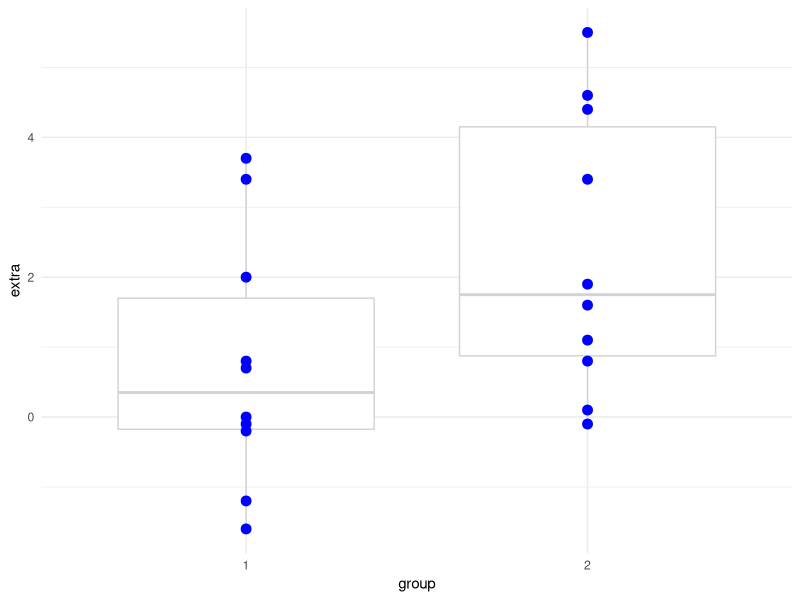
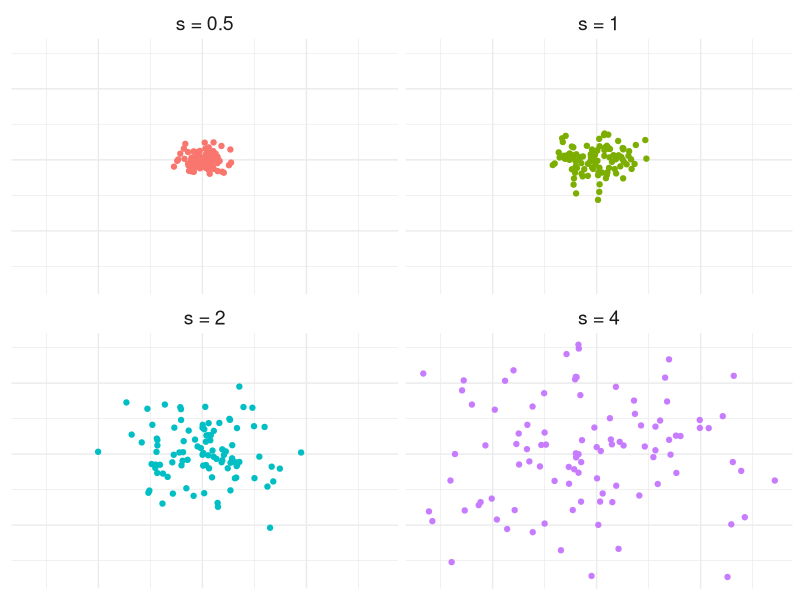
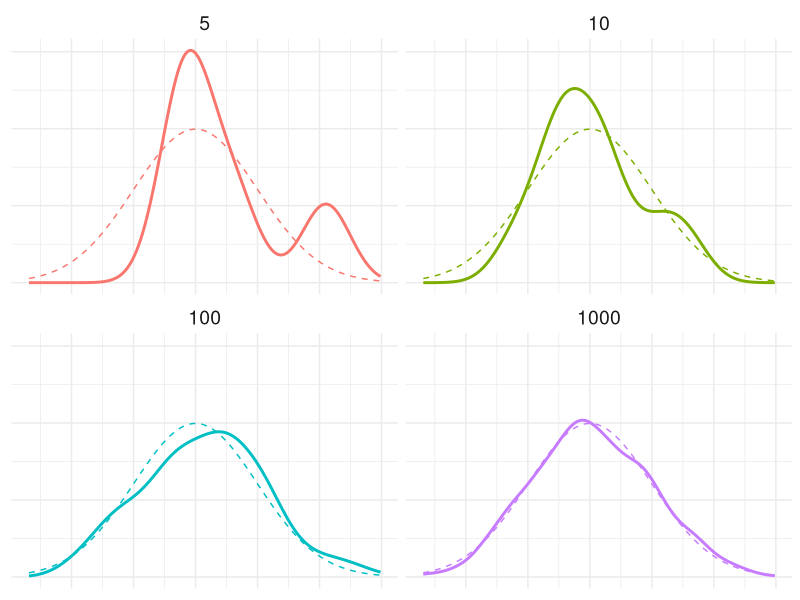
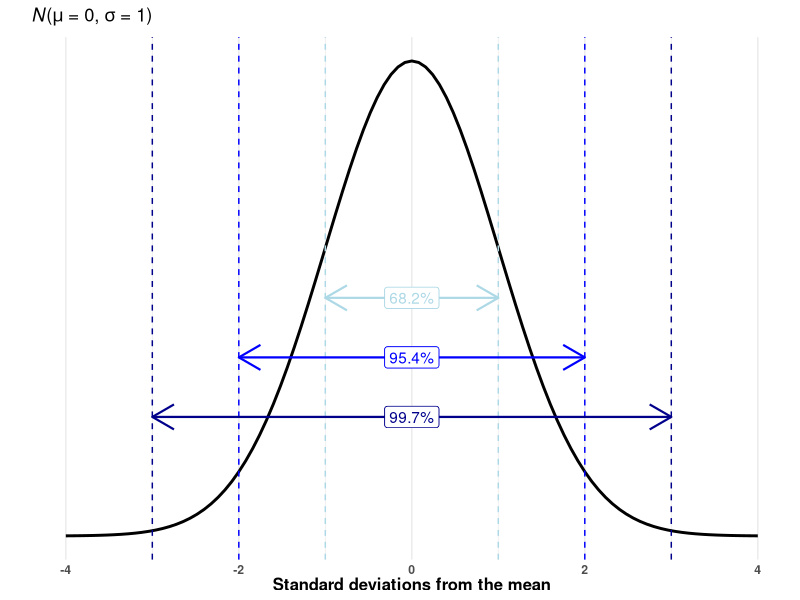
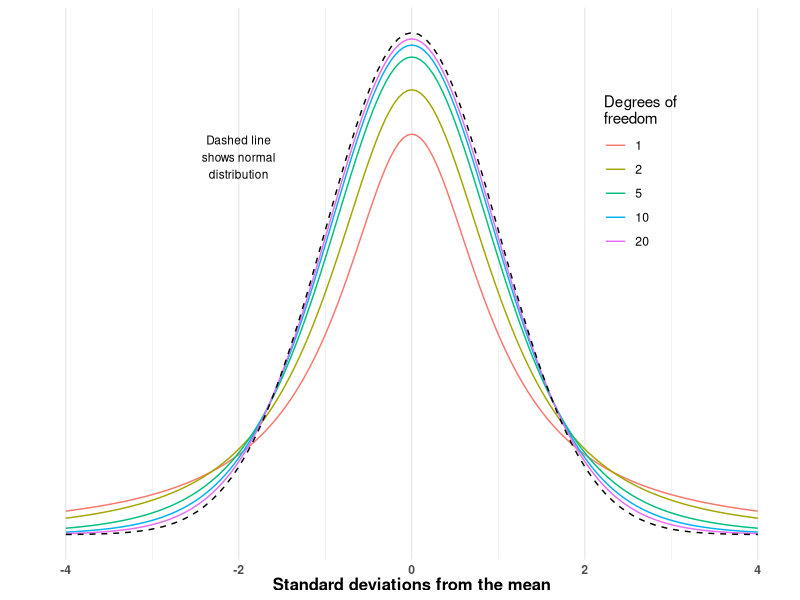
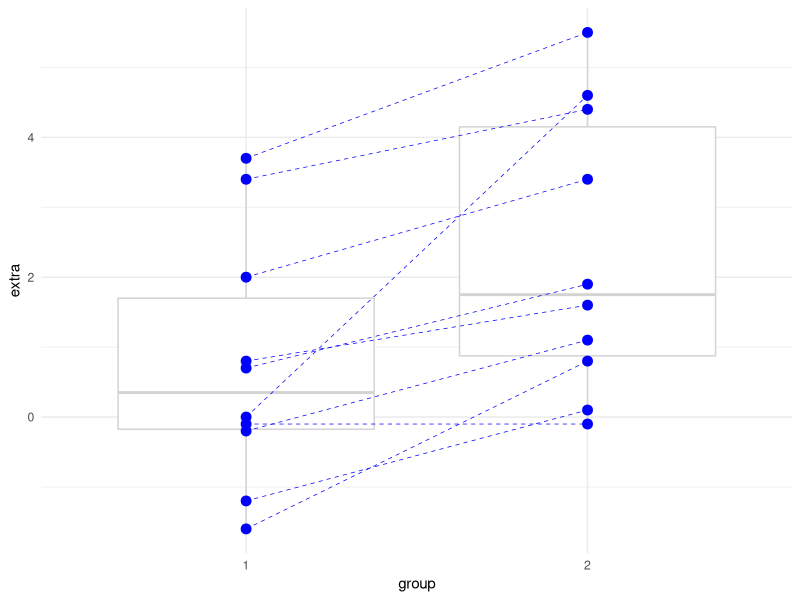

Reproduce these figures in R, in order.
## ---- chunk 1
knitr::opts_chunk$set(echo = TRUE)
set.seed(20211002)

library(tibble)
library(ggplot2)
theme_set(theme_minimal())
## ---- chunk 2
tapply(sleep$extra, sleep$group, summary)
ggplot(sleep, aes(group, extra)) + 
  geom_boxplot(color = "lightgrey") + 
  geom_point(color = "blue", size = 3)
## ---- chunk 3
dat <- tibble()
for(s_val in c(0.5, 1, 2, 4)) {
  dat <- rbind(dat, tibble(s = paste("s =", s_val), 
                           x = rnorm(n = 100, sd = s_val),
                           y = rnorm(n = 100, sd = s_val)))
}
ggplot(dat, aes(x, y, color = s)) + geom_point() + facet_wrap(~s) +
  theme(axis.title = element_blank(),
        axis.text = element_blank(),
        strip.text = element_text(size = 14),
        legend.position = "none")
## ---- chunk 4
dat <- tibble()
for(ss in c(5, 10, 100, 1000)) {
  dat <- rbind(dat, tibble(ss = ss,
                           x = rnorm(ss)))
}
ggplot(dat, aes(x, color = as.factor(ss))) + 
  geom_density(size = 1) + 
  facet_wrap(~ss) + 
  stat_function(fun = dnorm, linetype = 2) +
  theme(axis.title = element_blank(),
        axis.text = element_blank(),
        strip.text = element_text(size = 14),
        legend.position = "none")
## ---- chunk 5
add_sd_lines <- function(p, n_sd, ht, clr, lbl) {
  p + annotate(geom = "segment", x = -n_sd, y = ht, xend = n_sd, yend = ht, 
               arrow = arrow(ends = "both"), size = 0.75, color = clr) +
    geom_vline(xintercept = c(-n_sd, n_sd), color = clr, linetype = 2) +
    geom_label(x = 0, y = ht, label = lbl, color = clr)
}

distribution_graph_theme <- function() {
  theme_minimal() %+replace%
    theme(axis.text.y = element_blank(),
          panel.grid.major.y = element_blank(),
          panel.grid.minor.y = element_blank(),
          axis.text.x = element_text(face = "bold"),
          axis.title.x = element_text(size = 12, face = "bold"))
}

p <- ggplot(data.frame(x = c(-4, 4)), aes(x = x)) +
  stat_function(fun = dnorm, size = 1) +
  distribution_graph_theme() +
  labs(title = expression(paste(italic(N), "(", mu, " = 0, ", sigma," = 1)")),
       x = "Standard deviations from the mean", y = "")
p <- add_sd_lines(p, 1, 0.2, "lightblue", "68.2%")
p <- add_sd_lines(p, 2, 0.15, "blue", "95.4%")
p <- add_sd_lines(p, 3, 0.1, "darkblue", "99.7%")
p
## ---- chunk 6
dat <- data.frame()
for(df in c(1, 2, 5, 10, 20)) {
  dat <- rbind(dat, tibble(x = seq(-4, 4, by = 0.05), 
                           y = dt(x, df = df),
                           df = df))
}
dat$df <- as.factor(dat$df)
ggplot(dat, aes(x, y)) + geom_line(aes(color = df)) +
  scale_color_discrete("Degrees of\nfreedom") +
  stat_function(fun = dnorm, linetype = 2) +
  distribution_graph_theme() +
  theme(legend.position = c(0.8, 0.7)) +
  labs(x = "Standard deviations from the mean", y = "") +
  annotate("text", x = -2, y = 0.3, label = "Dashed line\nshows normal\ndistribution", size = 3)
## ---- chunk 7
group1 <- sleep[sleep$group == 1,]$extra
group2 <- sleep[sleep$group == 2,]$extra
t.test(group1, group2)
## ---- chunk 8
t.test(group1, group2, alternative = "less")
## ---- chunk 9
head(sleep)
library(tidyr)
sleep %>% pivot_wider(names_from = "group", values_from = "extra")
## ---- chunk 10
sleep2 <- pivot_wider(sleep, names_from =  "group", values_from = "extra")

ggplot(sleep, aes(group, extra)) + 
  geom_boxplot(color = "lightgrey") + 
  geom_point(color = "blue", size = 3) + 
  geom_segment(data = sleep2, x = 1, xend = 2, aes(y = `1`, yend = `2`),
               color = "blue", linetype = 2, size = 0.25)
## ---- chunk 11
t.test(group1, group2, paired = TRUE)
## ---- chunk 12
sessionInfo()
